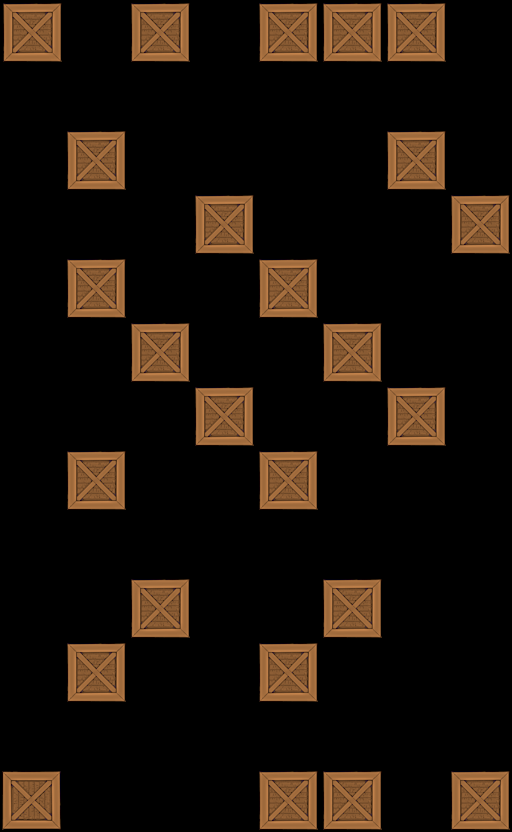

Below is a game level as drawn by its tile map, then a one-line description and the .tmx that defines it (tile-layer data replaced by summaries):
An orthogonal 8x13 tile map with 64x64 px tiles, 1 tile layer (Tile Layer 1).

<map version="1.0" orientation="orthogonal" width="8" height="13" tilewidth="64" tileheight="64">
 <tileset firstgid="1" name="crate" tilewidth="64" tileheight="64">
  <image source="../../crate3.png" width="64" height="64" />
 </tileset>
 <layer name="Tile Layer 1" width="8" height="13">
  <data>[104 cells, 25 non-empty, 1 distinct tile ids]</data>
 </layer>
</map>
